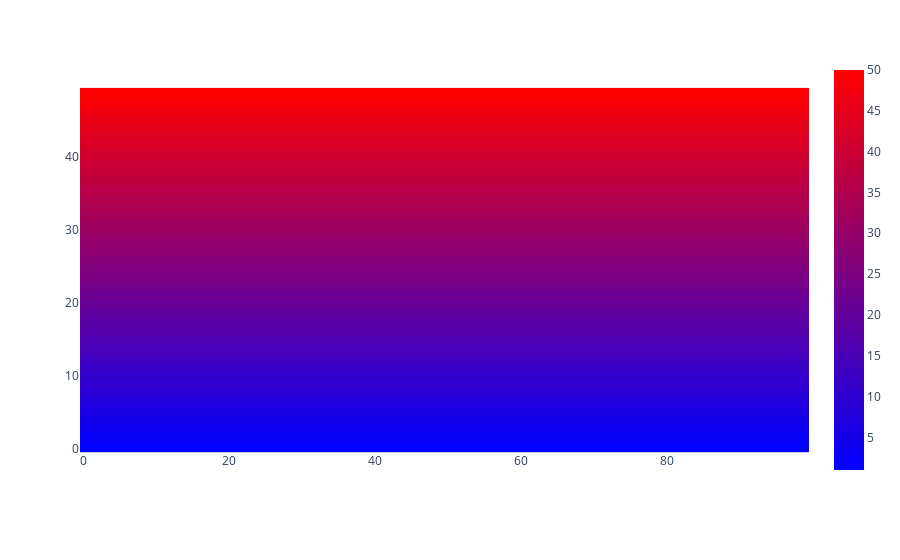

This figure's notebook cell:
### Code cell
import plotly.express as px
import numpy as np

arr = np.ones(shape=(50, 100))
y = np.arange(1, 51).reshape(50, 1)
arr = np.multiply(arr, y)


fig = px.imshow(arr, color_continuous_scale='bluered', origin='lower')
fig.show()

### Figure 1 — Plotly figure (JSON) as saved in the notebook; plotly's stock layout.template omitted (floating-point values rounded to 4 significant figures; data arrays with more than 128 entries replaced by an {"elided": "..."} marker saying what was removed)
{"data": [{"coloraxis": "coloraxis", "hovertemplate": "x: %{x}<br>y: %{y}<br>color: %{z}<extra></extra>", "name": "0", "type": "heatmap", "xaxis": "x", "yaxis": "y", "z": {"elided": "50x100 int values"}}], "layout": {"coloraxis": {"colorscale": [[0, "rgb(0,0,255)"], [1, "rgb(255,0,0)"]]}, "margin": {"t": 60}, "xaxis": {"anchor": "y", "constrain": "domain", "domain": [0, 1], "scaleanchor": "y"}, "yaxis": {"anchor": "x", "autorange": true, "constrain": "domain", "domain": [0, 1]}}}
